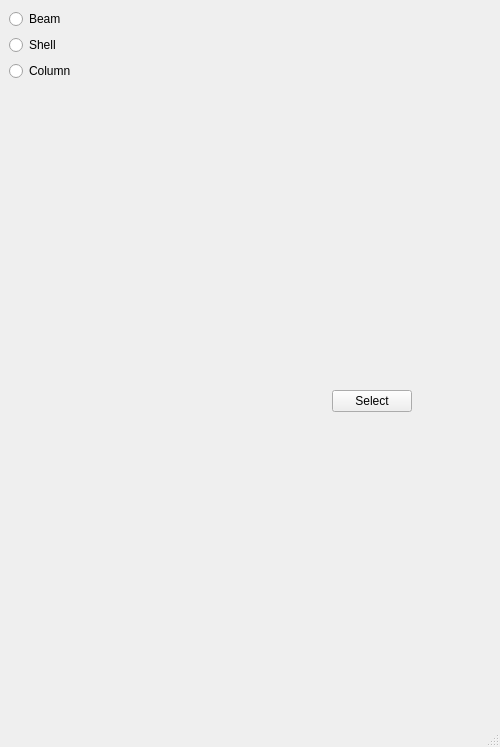
<?xml version="1.0" encoding="UTF-8"?>
<ui version="4.0">
 <class>MainWindow</class>
 <widget class="QMainWindow" name="MainWindow">
  <property name="geometry">
   <rect>
    <x>0</x>
    <y>0</y>
    <width>500</width>
    <height>747</height>
   </rect>
  </property>
  <property name="minimumSize">
   <size>
    <width>500</width>
    <height>700</height>
   </size>
  </property>
  <property name="windowTitle">
   <string>Iteration Method</string>
  </property>
  <widget class="QWidget" name="centralwidget">
   <layout class="QGridLayout" name="gridLayout">
    <item row="0" column="0">
     <widget class="QRadioButton" name="beamRadioButton">
      <property name="minimumSize">
       <size>
        <width>0</width>
        <height>0</height>
       </size>
      </property>
      <property name="text">
       <string>Beam</string>
      </property>
      <property name="autoExclusive">
       <bool>false</bool>
      </property>
      <attribute name="buttonGroup">
       <string notr="true">buttonGroup_2</string>
      </attribute>
     </widget>
    </item>
    <item row="0" column="1">
     <widget class="QLabel" name="label_3">
      <property name="text">
       <string/>
      </property>
      <property name="pixmap">
       <pixmap resource="resourcesStart.qrc">:/pictures/beamStartPic.jpg</pixmap>
      </property>
      <property name="scaledContents">
       <bool>true</bool>
      </property>
     </widget>
    </item>
    <item row="1" column="0">
     <widget class="QRadioButton" name="shellRadioButton">
      <property name="text">
       <string>Shell</string>
      </property>
      <property name="autoExclusive">
       <bool>false</bool>
      </property>
      <attribute name="buttonGroup">
       <string notr="true">buttonGroup_2</string>
      </attribute>
     </widget>
    </item>
    <item row="1" column="1">
     <widget class="QLabel" name="label_5">
      <property name="text">
       <string/>
      </property>
      <property name="pixmap">
       <pixmap resource="resourcesStart.qrc">:/pictures/shellStartPic.jpg</pixmap>
      </property>
      <property name="scaledContents">
       <bool>true</bool>
      </property>
     </widget>
    </item>
    <item row="2" column="0">
     <widget class="QRadioButton" name="columnRadioButton">
      <property name="text">
       <string>Column</string>
      </property>
      <property name="autoExclusive">
       <bool>false</bool>
      </property>
      <attribute name="buttonGroup">
       <string notr="true">buttonGroup_2</string>
      </attribute>
     </widget>
    </item>
    <item row="2" column="1">
     <widget class="QLabel" name="label_6">
      <property name="text">
       <string/>
      </property>
      <property name="pixmap">
       <pixmap resource="resourcesStart.qrc">:/pictures/columnStartPic.jpg</pixmap>
      </property>
      <property name="scaledContents">
       <bool>true</bool>
      </property>
     </widget>
    </item>
    <item row="3" column="1">
     <layout class="QHBoxLayout" name="horizontalLayout_3">
      <item>
       <widget class="QLabel" name="label">
        <property name="text">
         <string/>
        </property>
       </widget>
      </item>
      <item>
       <widget class="QPushButton" name="runButton">
        <property name="sizePolicy">
         <sizepolicy hsizetype="Fixed" vsizetype="Fixed">
          <horstretch>0</horstretch>
          <verstretch>0</verstretch>
         </sizepolicy>
        </property>
        <property name="text">
         <string>Select</string>
        </property>
       </widget>
      </item>
      <item>
       <widget class="QLabel" name="label_2">
        <property name="text">
         <string/>
        </property>
       </widget>
      </item>
     </layout>
    </item>
   </layout>
  </widget>
  <widget class="QMenuBar" name="menubar">
   <property name="geometry">
    <rect>
     <x>0</x>
     <y>0</y>
     <width>500</width>
     <height>21</height>
    </rect>
   </property>
  </widget>
  <widget class="QStatusBar" name="statusbar"/>
 </widget>
 <resources>
  <include location="resourcesStart.qrc"/>
 </resources>
 <connections/>
 <buttongroups>
  <buttongroup name="buttonGroup_2"/>
 </buttongroups>
</ui>
